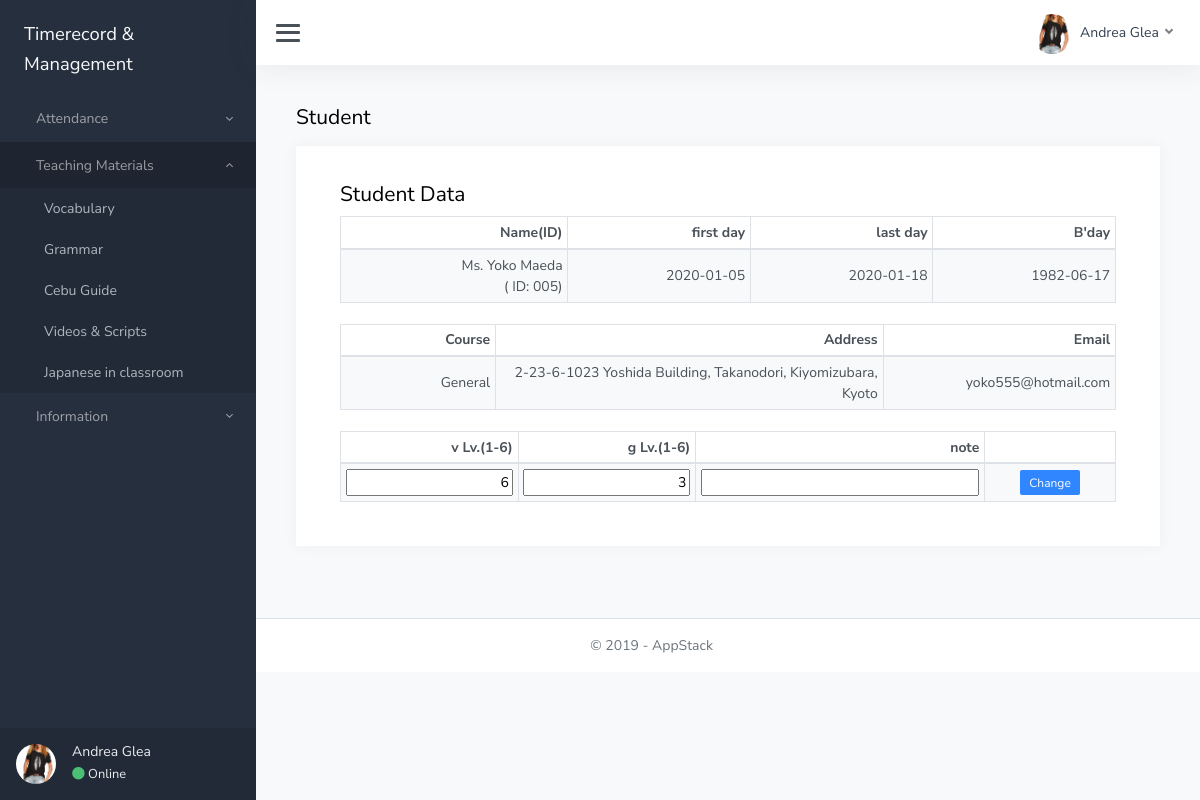
The page /UI/student_detail.php?id=5 (signed in) on the database its author committed.
### tables this page shows
CREATE TABLE `students` (
  `stud_id` int(11) NOT NULL,
  `stud_name` varchar(25) NOT NULL,
  `start_date` date NOT NULL,
  `end_date` date NOT NULL,
  `address` varchar(100) NOT NULL,
  `stud_email` varchar(50) NOT NULL,
  `stud_birth` date NOT NULL,
  `stud_gender` varchar(1) NOT NULL,
  `stud_course` varchar(10) NOT NULL DEFAULT 'General',
  `stud_v` int(1) NOT NULL,
  `stud_g` int(1) NOT NULL,
  `note` text NOT NULL
);

### Class/Database.php (called while the page is built, shortened)
<?php
    class Database{
        private $servername = "localhost";
        private $username= "root";
        private $password= "";
        private $database ="re";
        public function __construct(){
            $this->conn = new mysqli($this->servername, $this->username, $this->password, $this->database);
            return $this->conn;
        }
    }
?>

### Class/Stud.php (called while the page is built, shortened)
<?php
require_once 'Database.php';
class Stud extends Database{
   public function StudentInfo($sid){
    $sql="SELECT * from students WHERE stud_id = '$sid'";
    $result = $this->conn->query($sql);
        $row = $result->fetch_assoc();
    return $row;
  }
}
?>

### UI/student_detail.php (the view, shortened to what this page needs)
<!DOCTYPE html>
<html lang="en">
<head>
	<link href="../css/corporate.css" rel="stylesheet">
</head>
<body>
	<div class="wrapper">
		<?php require 'sidebar.php'; ?>
		<div class="main">
        <?php require 'header.php'; ?>
			<main class="content">
				<div class="container-fluid p-0">
					<h1 class="h3 mb-3">Student
					</h1>
					<div class="row">
						<div class="col-12">
							<div class="card p-3 p-lg-4">
                                    <div class="card-header pb-0">
                                        <h3>Student Data</h3>
                                    </div>
								    <div class="card-body pt-0">
                                    <form action="../action/studAction.php" method="post">
								    <table id="datatables-dashboard-traffic2" class="table table-sm table-bordered table-striped my-0">
							    	<thead>
										<tr>
											<th class="d-none d-xl-table-cell text-right">Name(ID)</th>
											<th class="d-none d-xl-table-cell text-right">first day</th>
                                            <th class="d-none d-xl-table-cell text-right">last day</th>
                                            <th class="d-none d-xl-table-cell text-right">B'day</th>
										</tr>
                                    </thead>
									<tbody>
                                    <?php
                                     $sid = $_GET["id"];
                                     require '../Class/Stud.php';
									 $stud = new Stud;
                                     $stud->StudentInfo($sid);
                                     $row = $stud->StudentInfo($sid);
									 $sname = $row["stud_name"];
									 $fday = $row["start_date"];
                                     $lday = $row["end_date"];
                                     $address = $row["address"];
                                     $email = $row["stud_email"];
                                     $course = $row["stud_course"];
                                     $birth = $row["stud_birth"];
                                     $v = $row["stud_v"];
                                     $g = $row["stud_g"];
                                     $note = $row["note"];
									 switch($row["stud_gender"]){
										case 'F':
                                        $gender = 'Ms.';
										break;
										}
                                        if($status =='RT' || $status =='PB'){
                                         echo '<tr>
                                         <td class="text-right"><input type="hidden" name="sid" value="'.$sid.'">'.$gender.' '.$sname.'<br>( ID: '.sprintf('%03d', $sid).')</td>
										 <td class="text-right">'.$fday.'</td>
                                         <td class="text-right">'.$lday.'</td>
										 <td class="text-right">'.$birth.'</td>
                                         </tr></tbody></table><br>';
                                         echo '<table id="datatables-dashboard-traffic3" class="table table-sm table-bordered table-striped my-0">
                                         <thead><tr><th class="d-none d-xl-table-cell text-right" width="20%">Course</th><th class="d-none d-xl-table-cell text-right" width="50%">Address</th><th class="d-none d-xl-table-cell text-right" width="30%">Email</th></tr></thead>';
                                         echo '<tbody><tr><td class="text-right">'.$course.'</td><td class="text-right">'.$address.'</td><td class="text-right">'.$email.'</td></tr></tbody></table><br>';
                                         echo '<table id="datatables-dashboard-traffic4" class="table table-sm table-bordered table-striped my-0">
                                         <thead><tr>
                                         <th class="d-none d-xl-table-cell text-right" width="15%">v Lv.(1-6)</th>
                                         <th class="d-none d-xl-table-cell text-right" width="15%">g Lv.(1-6)</th>
                                         <th class="d-none d-xl-table-cell text-right" width="50%">note</th>
                                         <th class="d-none d-xl-table-cell text-right" width="20%"></th></tr></thead>';
                                         echo '<tbody><tr><td class="text-right"><input class="text-right" type="text" name="stud_v" value="'.$v.'"></td>
                                         <td class="text-right"><input class="text-right" type="text" name="stud_g" value="'.$g.'"></td>
                                         <td class="text-right"><input class="text-right w-100" type="text" name="note" value="'.$note.'"></td>
                                         <td class="text-center"><input type="submit" name="ChangeStud_t" class="btn btn-primary btn-sm" value="Change"></td></tr>';
                                        }
                                    ?>
									</tbody>
                                    </table>
                                    </form>
                                </div>
                            </div>
                          </div>
                        </div>
				</div>
			</main>
			<footer class="footer">
				<div class="container-fluid">
					<div class="row text-muted">
						<div class="col-6 text-right">
							<p class="mb-0">
								&copy; 2019 - <a href="index.html" class="text-muted">AppStack</a>
							</p>
						</div>
					</div>
				</div>
			</footer>
		</div>
	</div>
</body>
</html>

### rows shown on the page
students: stud_gender "Ms.", stud_name "Yoko Maeda", start_date "2020-01-05", end_date "2020-01-18", stud_birth "1982-06-17", stud_course "General", address "2-23-6-1023 Yoshida Building, Takanodori, Kiyomizubara, Kyoto", stud_email "yoko555@hotmail.com", stud_v "6", stud_g "3"

### other values the page prints
$username "Andrea Glea"
$sid "005"
